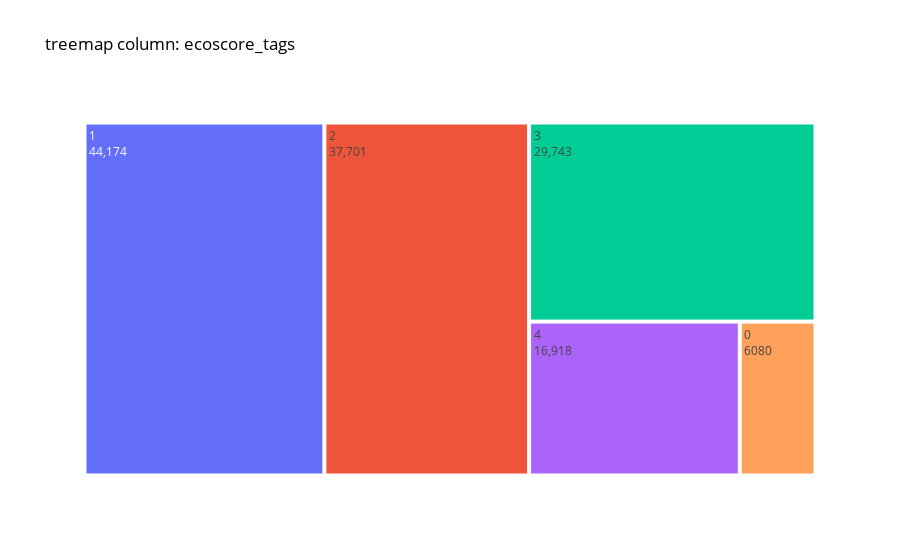
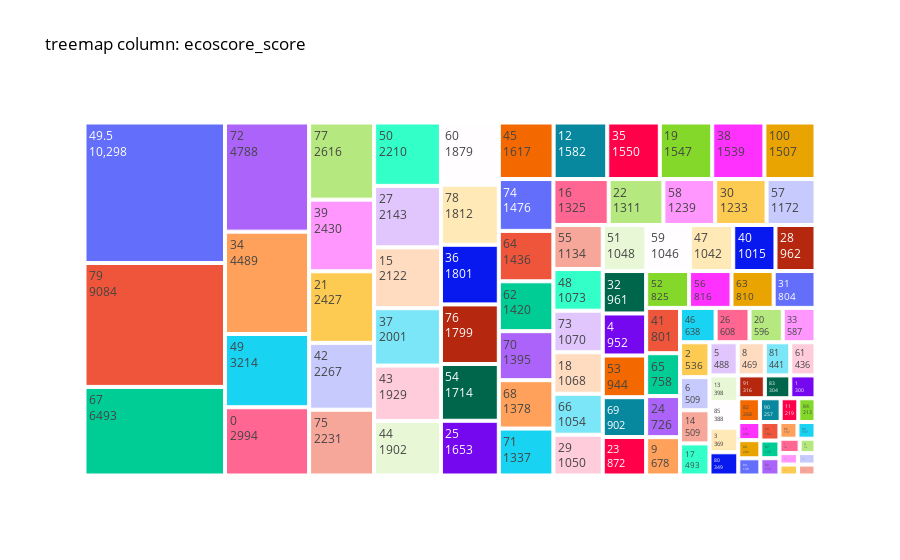
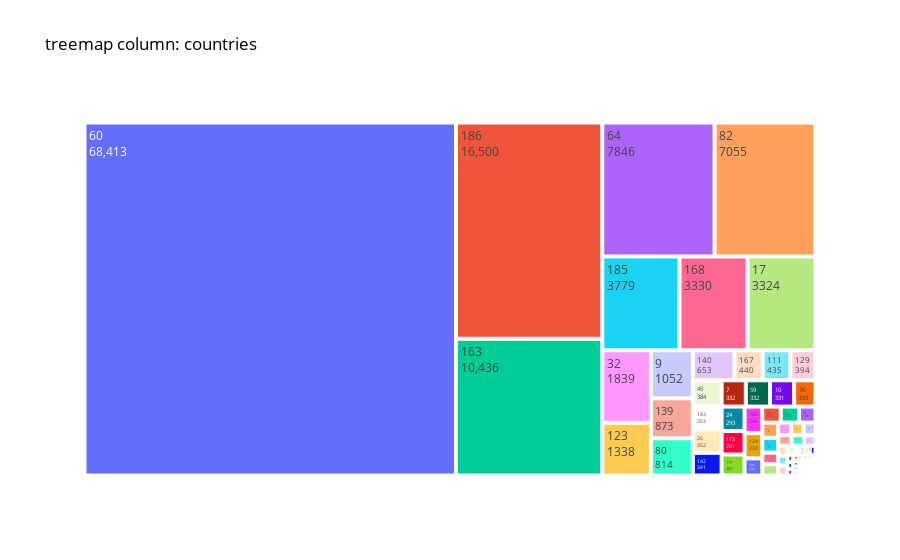
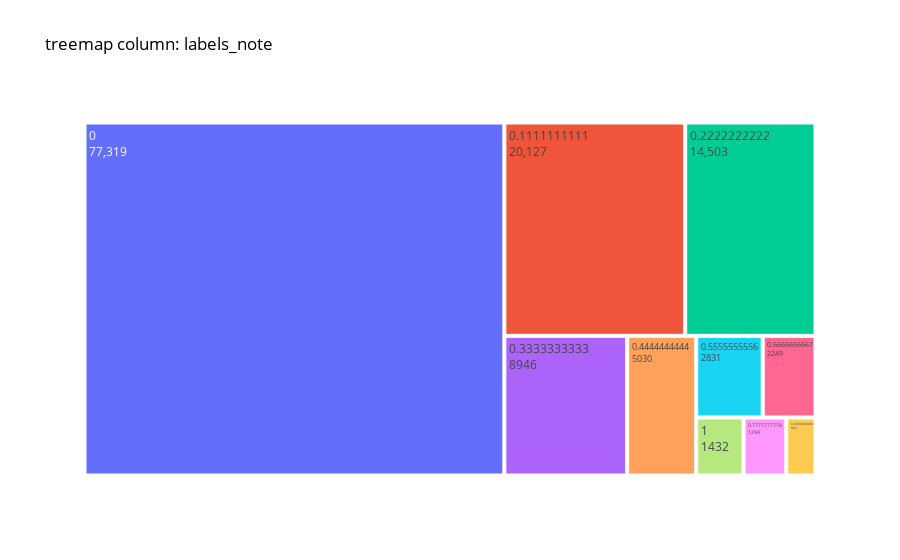

The cell these charts' notebook holds for them, in order:
### Code cell
colonnes_a_travailler = ['ecoscore_tags', 'ecoscore_score', 'countries', 'labels_note', 'groups']  
df = load_jsonl_to_dataframe(file_path)
for column in colonnes_a_travailler:
    create_treemap_for_column(df, column)

### Figure 1 — Plotly figure (JSON) as saved in the notebook; plotly's stock layout.template omitted (floating-point values rounded to 4 significant figures)
{"data": [{"labels": [1, 2, 3, 4, 0], "parents": ["", "", "", "", ""], "textinfo": "label+value", "type": "treemap", "values": [44174, 37701, 29743, 16918, 6080]}], "layout": {"font": {"color": "black"}, "paper_bgcolor": "white", "plot_bgcolor": "white", "title": {"text": "treemap column: ecoscore_tags"}}}

### Figure 2 — Plotly figure (JSON) as saved in the notebook; plotly's stock layout.template omitted (floating-point values rounded to 4 significant figures)
{"data": [{"labels": [49.5, 79, 67, 72, 34, 49, 0, 77, 39, 21, 42, 75, 50, 27, 15, 37, 43, 44, 60, 78, 36, 76, 54, 25, 45, 12, 35, 19, 38, 100, 74, 64, 62, 70, 68, 71, 16, 22, 58, 30, 57, 55, 48, 73, 18, 66, 29, 51, 59, 47, 40, 28, 32, 4, 53, 69, 23, 52, 56, 63, 31, 41, 65, 24, 9, 46, 26, 20, 33, 2, 6, 14, 17, 5, 8, 81, 61, 13, 85, 3, 80, 91, 83, 1, 82, 90, 11, 84, 10, 88, 89, 94, 87, 92, 86, 93, 7, 99, 96, 98, 97, 95], "parents": ["", "", "", "", "", "", "", "", "", "", "", "", "", "", "", "", "", "", "", "", "", "", "", "", "", "", "", "", "", "", "", "", "", "", "", "", "", "", "", "", "", "", "", "", "", "", "", "", "", "", "", "", "", "", "", "", "", "", "", "", "", "", "", "", "", "", "", "", "", "", "", "", "", "", "", "", "", "", "", "", "", "", "", "", "", "", "", "", "", "", "", "", "", "", "", "", "", "", "", "", "", ""], "textinfo": "label+value", "type": "treemap", "values": [10298, 9084, 6493, 4788, 4489, 3214, 2994, 2616, 2430, 2427, 2267, 2231, 2210, 2143, 2122, 2001, 1929, 1902, 1879, 1812, 1801, 1799, 1714, 1653, 1617, 1582, 1550, 1547, 1539, 1507, 1476, 1436, 1420, 1395, 1378, 1337, 1325, 1311, 1239, 1233, 1172, 1134, 1073, 1070, 1068, 1054, 1050, 1048, 1046, 1042, 1015, 962, 961, 952, 944, 902, 872, 825, 816, 810, 804, 801, 758, 726, 678, 638, 608, 596, 587, 536, 509, 509, 493, 488, 469, 441, 436, 398, 388, 369, 349, 316, 304, 300, 268, 257, 219, 213, 209, 209, 198, 184, 176, 172, 157, 157, 151, 119, 111, 106, 105, 100]}], "layout": {"font": {"color": "black"}, "paper_bgcolor": "white", "plot_bgcolor": "white", "title": {"text": "treemap column: ecoscore_score"}}}

### Figure 3 — Plotly figure (JSON) as saved in the notebook; plotly's stock layout.template omitted (floating-point values rounded to 4 significant figures)
{"data": [{"labels": [60, 186, 163, 64, 82, 185, 168, 17, 32, 123, 9, 139, 80, 140, 167, 111, 129, 45, 143, 26, 142, 7, 59, 10, 76, 24, 173, 117, 100, 124, 101, 42, 3, 46, 74, 37, 84, 161, 156, 178, 66, 153, 35, 81, 151, 184, 21, 138, 179, 157, 77, 79, 141, 104, 183, 51, 75, 158, 36, 91, 131, 95, 55, 16, 43, 152, 170, 137, 110, 41, 4, 86, 73, 134, 27, 113, 50, 44, 25, 107, 128, 63, 192, 11, 78, 133, 68, 191, 14, 94, 8, 2, 31, 127, 71, 136, 22, 65, 13, 61, 52, 49, 119, 57, 105], "parents": ["", "", "", "", "", "", "", "", "", "", "", "", "", "", "", "", "", "", "", "", "", "", "", "", "", "", "", "", "", "", "", "", "", "", "", "", "", "", "", "", "", "", "", "", "", "", "", "", "", "", "", "", "", "", "", "", "", "", "", "", "", "", "", "", "", "", "", "", "", "", "", "", "", "", "", "", "", "", "", "", "", "", "", "", "", "", "", "", "", "", "", "", "", "", "", "", "", "", "", "", "", "", "", "", ""], "textinfo": "label+value", "type": "treemap", "values": [68413, 16500, 10436, 7846, 7055, 3779, 3330, 3324, 1839, 1338, 1052, 873, 814, 653, 440, 435, 394, 384, 353, 352, 341, 332, 332, 331, 293, 293, 281, 251, 246, 233, 159, 154, 153, 138, 125, 123, 96, 93, 84, 82, 79, 74, 69, 63, 48, 48, 48, 45, 35, 27, 27, 22, 21, 20, 18, 16, 13, 13, 12, 12, 11, 10, 10, 9, 8, 7, 6, 6, 6, 6, 5, 5, 4, 4, 4, 4, 4, 3, 3, 3, 2, 2, 2, 2, 2, 2, 2, 2, 2, 2, 2, 2, 2, 1, 1, 1, 1, 1, 1, 1, 1, 1, 1, 1, 1]}], "layout": {"font": {"color": "black"}, "paper_bgcolor": "white", "plot_bgcolor": "white", "title": {"text": "treemap column: countries"}}}

### Figure 4 — Plotly figure (JSON) as saved in the notebook; plotly's stock layout.template omitted (floating-point values rounded to 4 significant figures)
{"data": [{"labels": [0, 0.1111, 0.2222, 0.3333, 0.4444, 0.5556, 0.6667, 1, 0.7778, 0.8889], "parents": ["", "", "", "", "", "", "", "", "", ""], "textinfo": "label+value", "type": "treemap", "values": [77319, 20127, 14503, 8946, 5030, 2831, 2249, 1432, 1294, 885]}], "layout": {"font": {"color": "black"}, "paper_bgcolor": "white", "plot_bgcolor": "white", "title": {"text": "treemap column: labels_note"}}}
